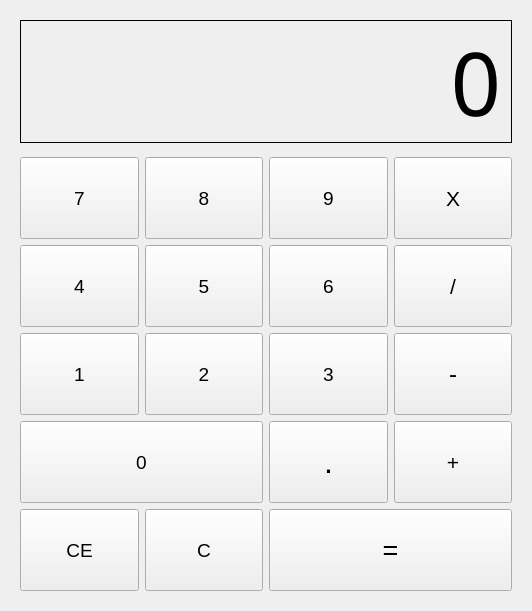
<?xml version="1.0" encoding="UTF-8"?>
<ui version="4.0">
 <class>Calculator</class>
 <widget class="QWidget" name="Calculator">
  <property name="enabled">
   <bool>true</bool>
  </property>
  <property name="geometry">
   <rect>
    <x>0</x>
    <y>0</y>
    <width>532</width>
    <height>611</height>
   </rect>
  </property>
  <property name="sizePolicy">
   <sizepolicy hsizetype="Preferred" vsizetype="Preferred">
    <horstretch>0</horstretch>
    <verstretch>0</verstretch>
   </sizepolicy>
  </property>
  <property name="windowTitle">
   <string>Calculator</string>
  </property>
  <layout class="QGridLayout" name="gridLayout">
   <item row="0" column="0">
    <widget class="QFrame" name="frame">
     <property name="frameShape">
      <enum>QFrame::NoFrame</enum>
     </property>
     <property name="frameShadow">
      <enum>QFrame::Plain</enum>
     </property>
     <layout class="QGridLayout" name="gridLayout_2">
      <item row="3" column="0">
       <widget class="QPushButton" name="pb_4">
        <property name="sizePolicy">
         <sizepolicy hsizetype="Preferred" vsizetype="Preferred">
          <horstretch>0</horstretch>
          <verstretch>0</verstretch>
         </sizepolicy>
        </property>
        <property name="font">
         <font>
          <pointsize>14</pointsize>
         </font>
        </property>
        <property name="text">
         <string>4</string>
        </property>
        <property name="shortcut">
         <string>4</string>
        </property>
       </widget>
      </item>
      <item row="6" column="1">
       <widget class="QPushButton" name="pb_clearCurrent">
        <property name="sizePolicy">
         <sizepolicy hsizetype="Preferred" vsizetype="Preferred">
          <horstretch>0</horstretch>
          <verstretch>0</verstretch>
         </sizepolicy>
        </property>
        <property name="font">
         <font>
          <pointsize>14</pointsize>
         </font>
        </property>
        <property name="text">
         <string>C</string>
        </property>
        <property name="shortcut">
         <string>Ctrl+Z</string>
        </property>
       </widget>
      </item>
      <item row="4" column="2">
       <widget class="QPushButton" name="pb_3">
        <property name="sizePolicy">
         <sizepolicy hsizetype="Preferred" vsizetype="Preferred">
          <horstretch>0</horstretch>
          <verstretch>0</verstretch>
         </sizepolicy>
        </property>
        <property name="font">
         <font>
          <pointsize>14</pointsize>
         </font>
        </property>
        <property name="text">
         <string>3</string>
        </property>
        <property name="shortcut">
         <string>3</string>
        </property>
       </widget>
      </item>
      <item row="6" column="0">
       <widget class="QPushButton" name="pb_clearAll">
        <property name="sizePolicy">
         <sizepolicy hsizetype="Preferred" vsizetype="Preferred">
          <horstretch>0</horstretch>
          <verstretch>0</verstretch>
         </sizepolicy>
        </property>
        <property name="font">
         <font>
          <pointsize>14</pointsize>
         </font>
        </property>
        <property name="text">
         <string>CE</string>
        </property>
        <property name="shortcut">
         <string>Esc</string>
        </property>
       </widget>
      </item>
      <item row="4" column="0">
       <widget class="QPushButton" name="pb_1">
        <property name="sizePolicy">
         <sizepolicy hsizetype="Preferred" vsizetype="Preferred">
          <horstretch>0</horstretch>
          <verstretch>0</verstretch>
         </sizepolicy>
        </property>
        <property name="font">
         <font>
          <pointsize>14</pointsize>
         </font>
        </property>
        <property name="text">
         <string>1</string>
        </property>
        <property name="shortcut">
         <string>1</string>
        </property>
       </widget>
      </item>
      <item row="4" column="3">
       <widget class="QPushButton" name="pb_subtract">
        <property name="sizePolicy">
         <sizepolicy hsizetype="Preferred" vsizetype="Preferred">
          <horstretch>0</horstretch>
          <verstretch>0</verstretch>
         </sizepolicy>
        </property>
        <property name="font">
         <font>
          <pointsize>18</pointsize>
         </font>
        </property>
        <property name="text">
         <string>-</string>
        </property>
        <property name="shortcut">
         <string>-</string>
        </property>
       </widget>
      </item>
      <item row="2" column="3">
       <widget class="QPushButton" name="pb_multiply">
        <property name="sizePolicy">
         <sizepolicy hsizetype="Preferred" vsizetype="Preferred">
          <horstretch>0</horstretch>
          <verstretch>0</verstretch>
         </sizepolicy>
        </property>
        <property name="font">
         <font>
          <pointsize>16</pointsize>
         </font>
        </property>
        <property name="text">
         <string>X</string>
        </property>
        <property name="shortcut">
         <string>*</string>
        </property>
       </widget>
      </item>
      <item row="0" column="0" colspan="4">
       <widget class="QLabel" name="calc_num">
        <property name="sizePolicy">
         <sizepolicy hsizetype="Preferred" vsizetype="Fixed">
          <horstretch>0</horstretch>
          <verstretch>0</verstretch>
         </sizepolicy>
        </property>
        <property name="minimumSize">
         <size>
          <width>0</width>
          <height>85</height>
         </size>
        </property>
        <property name="font">
         <font>
          <family>Digital-7</family>
          <pointsize>66</pointsize>
          <italic>false</italic>
          <bold>false</bold>
         </font>
        </property>
        <property name="styleSheet">
         <string notr="true">QLabel {
	color: black;
}</string>
        </property>
        <property name="frameShape">
         <enum>QFrame::Box</enum>
        </property>
        <property name="frameShadow">
         <enum>QFrame::Plain</enum>
        </property>
        <property name="lineWidth">
         <number>1</number>
        </property>
        <property name="text">
         <string>0</string>
        </property>
        <property name="textFormat">
         <enum>Qt::PlainText</enum>
        </property>
        <property name="alignment">
         <set>Qt::AlignRight|Qt::AlignTrailing|Qt::AlignVCenter</set>
        </property>
        <property name="indent">
         <number>10</number>
        </property>
       </widget>
      </item>
      <item row="3" column="3">
       <widget class="QPushButton" name="pb_divide">
        <property name="sizePolicy">
         <sizepolicy hsizetype="Preferred" vsizetype="Preferred">
          <horstretch>0</horstretch>
          <verstretch>0</verstretch>
         </sizepolicy>
        </property>
        <property name="font">
         <font>
          <pointsize>16</pointsize>
         </font>
        </property>
        <property name="text">
         <string>/</string>
        </property>
        <property name="shortcut">
         <string>/</string>
        </property>
       </widget>
      </item>
      <item row="2" column="1">
       <widget class="QPushButton" name="pb_8">
        <property name="sizePolicy">
         <sizepolicy hsizetype="Preferred" vsizetype="Preferred">
          <horstretch>0</horstretch>
          <verstretch>0</verstretch>
         </sizepolicy>
        </property>
        <property name="font">
         <font>
          <pointsize>14</pointsize>
         </font>
        </property>
        <property name="text">
         <string>8</string>
        </property>
        <property name="shortcut">
         <string>8</string>
        </property>
       </widget>
      </item>
      <item row="1" column="0" colspan="2">
       <spacer name="verticalSpacer">
        <property name="orientation">
         <enum>Qt::Vertical</enum>
        </property>
        <property name="sizeType">
         <enum>QSizePolicy::Fixed</enum>
        </property>
        <property name="sizeHint" stdset="0">
         <size>
          <width>5</width>
          <height>8</height>
         </size>
        </property>
       </spacer>
      </item>
      <item row="3" column="2">
       <widget class="QPushButton" name="pb_6">
        <property name="sizePolicy">
         <sizepolicy hsizetype="Preferred" vsizetype="Preferred">
          <horstretch>0</horstretch>
          <verstretch>0</verstretch>
         </sizepolicy>
        </property>
        <property name="font">
         <font>
          <pointsize>14</pointsize>
         </font>
        </property>
        <property name="text">
         <string>6</string>
        </property>
        <property name="shortcut">
         <string>6</string>
        </property>
       </widget>
      </item>
      <item row="5" column="2">
       <widget class="QPushButton" name="pb_decimal">
        <property name="sizePolicy">
         <sizepolicy hsizetype="Preferred" vsizetype="Preferred">
          <horstretch>0</horstretch>
          <verstretch>0</verstretch>
         </sizepolicy>
        </property>
        <property name="font">
         <font>
          <pointsize>24</pointsize>
         </font>
        </property>
        <property name="text">
         <string>.</string>
        </property>
        <property name="shortcut">
         <string>.</string>
        </property>
        <property name="autoDefault">
         <bool>false</bool>
        </property>
        <property name="default">
         <bool>false</bool>
        </property>
        <property name="flat">
         <bool>false</bool>
        </property>
       </widget>
      </item>
      <item row="2" column="0">
       <widget class="QPushButton" name="pb_7">
        <property name="sizePolicy">
         <sizepolicy hsizetype="Preferred" vsizetype="Preferred">
          <horstretch>0</horstretch>
          <verstretch>0</verstretch>
         </sizepolicy>
        </property>
        <property name="font">
         <font>
          <pointsize>14</pointsize>
         </font>
        </property>
        <property name="styleSheet">
         <string notr="true"/>
        </property>
        <property name="text">
         <string>7</string>
        </property>
        <property name="shortcut">
         <string>7</string>
        </property>
       </widget>
      </item>
      <item row="2" column="2">
       <widget class="QPushButton" name="pb_9">
        <property name="sizePolicy">
         <sizepolicy hsizetype="Preferred" vsizetype="Preferred">
          <horstretch>0</horstretch>
          <verstretch>0</verstretch>
         </sizepolicy>
        </property>
        <property name="font">
         <font>
          <pointsize>14</pointsize>
         </font>
        </property>
        <property name="text">
         <string>9</string>
        </property>
        <property name="shortcut">
         <string>9</string>
        </property>
       </widget>
      </item>
      <item row="4" column="1">
       <widget class="QPushButton" name="pb_2">
        <property name="sizePolicy">
         <sizepolicy hsizetype="Preferred" vsizetype="Preferred">
          <horstretch>0</horstretch>
          <verstretch>0</verstretch>
         </sizepolicy>
        </property>
        <property name="font">
         <font>
          <pointsize>14</pointsize>
         </font>
        </property>
        <property name="text">
         <string>2</string>
        </property>
        <property name="shortcut">
         <string>2</string>
        </property>
       </widget>
      </item>
      <item row="3" column="1">
       <widget class="QPushButton" name="pb_5">
        <property name="sizePolicy">
         <sizepolicy hsizetype="Preferred" vsizetype="Preferred">
          <horstretch>0</horstretch>
          <verstretch>0</verstretch>
         </sizepolicy>
        </property>
        <property name="font">
         <font>
          <pointsize>14</pointsize>
         </font>
        </property>
        <property name="text">
         <string>5</string>
        </property>
        <property name="shortcut">
         <string>5</string>
        </property>
       </widget>
      </item>
      <item row="5" column="0" colspan="2">
       <widget class="QPushButton" name="pb_0">
        <property name="sizePolicy">
         <sizepolicy hsizetype="Preferred" vsizetype="Preferred">
          <horstretch>0</horstretch>
          <verstretch>0</verstretch>
         </sizepolicy>
        </property>
        <property name="font">
         <font>
          <pointsize>14</pointsize>
         </font>
        </property>
        <property name="text">
         <string>0</string>
        </property>
        <property name="shortcut">
         <string>0</string>
        </property>
       </widget>
      </item>
      <item row="5" column="3">
       <widget class="QPushButton" name="pb_add">
        <property name="sizePolicy">
         <sizepolicy hsizetype="Preferred" vsizetype="Preferred">
          <horstretch>0</horstretch>
          <verstretch>0</verstretch>
         </sizepolicy>
        </property>
        <property name="font">
         <font>
          <pointsize>16</pointsize>
         </font>
        </property>
        <property name="text">
         <string>+</string>
        </property>
        <property name="shortcut">
         <string>+</string>
        </property>
       </widget>
      </item>
      <item row="6" column="2" colspan="2">
       <widget class="QPushButton" name="pb_equals">
        <property name="sizePolicy">
         <sizepolicy hsizetype="Preferred" vsizetype="Preferred">
          <horstretch>0</horstretch>
          <verstretch>0</verstretch>
         </sizepolicy>
        </property>
        <property name="font">
         <font>
          <pointsize>20</pointsize>
         </font>
        </property>
        <property name="text">
         <string>=</string>
        </property>
        <property name="shortcut">
         <string>Enter</string>
        </property>
       </widget>
      </item>
     </layout>
    </widget>
   </item>
  </layout>
 </widget>
 <tabstops>
  <tabstop>pb_7</tabstop>
  <tabstop>pb_8</tabstop>
  <tabstop>pb_9</tabstop>
  <tabstop>pb_multiply</tabstop>
  <tabstop>pb_4</tabstop>
  <tabstop>pb_5</tabstop>
  <tabstop>pb_6</tabstop>
  <tabstop>pb_divide</tabstop>
  <tabstop>pb_1</tabstop>
  <tabstop>pb_2</tabstop>
  <tabstop>pb_3</tabstop>
  <tabstop>pb_subtract</tabstop>
  <tabstop>pb_0</tabstop>
  <tabstop>pb_decimal</tabstop>
  <tabstop>pb_add</tabstop>
  <tabstop>pb_clearAll</tabstop>
  <tabstop>pb_clearCurrent</tabstop>
  <tabstop>pb_equals</tabstop>
 </tabstops>
 <resources/>
 <connections/>
</ui>
